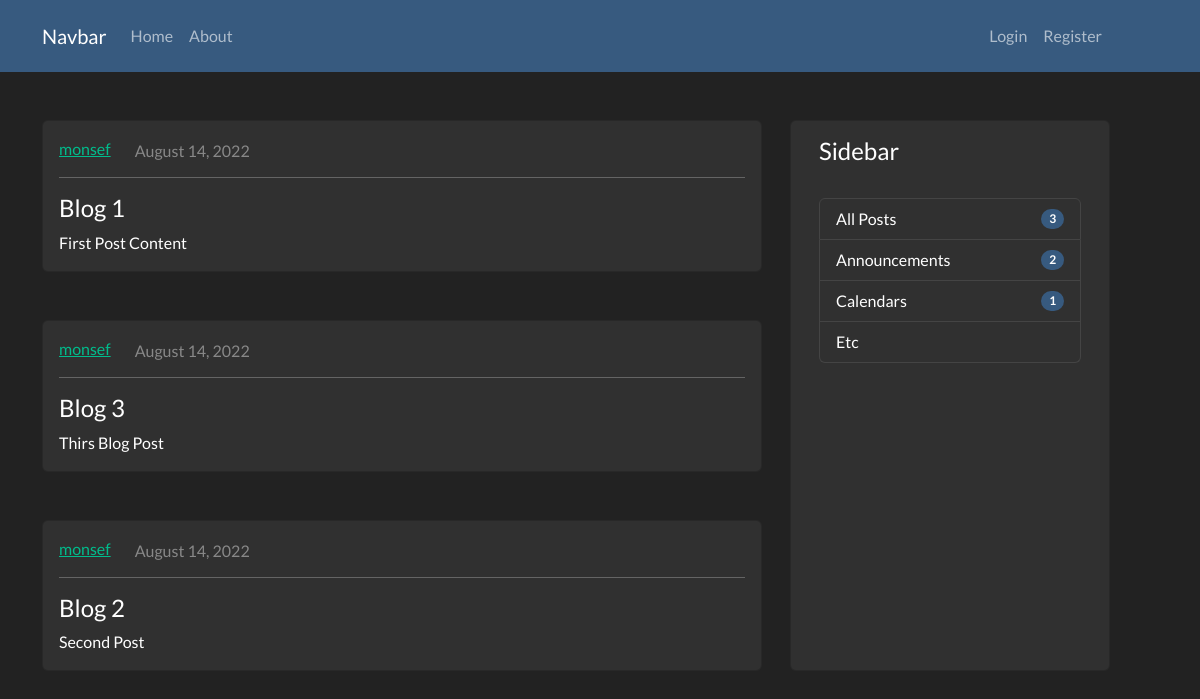
The page / on the database its author committed.
### blog/models.py (models this page shows, shortened)
class Post(models.Model):
    title = models.CharField(max_length=100)
    content = models.TextField()
    date_posted = models.DateTimeField(default=timezone.now)
    author = models.ForeignKey(User, on_delete=models.CASCADE)

### blog/views.py (the view)
# urls.py: path('', views.home, name='home'),
def home(request):
    context = {
        'posts': Post.objects.all(),
        'title': 'Home Page'
    }
    return render(request, 'blog/home.html', context)

### blog/templates/blog/home.html
{% extends 'blog/base.html' %}
{% block content %}
{% for post in posts %}
<div class="card mt-5 me-3">
  <div class="card-body">
    <div class="d-flex flex-row">
        <a href="#" class="card-link pe-4">{{ post.author }}</a>
        <h6 class="card-subtitle pt-2 text-muted">{{ post.date_posted|date:"F d, Y" }}</h6>
    </div>
    <hr />
    <h4>{{ post.title }}</h4>
    <p class="card-text">{{ post.content }}</p>
  </div>
</div>
{% endfor %}
{% endblock content %}

### blog/templates/blog/base.html (shortened to what this page needs)
{% load static %}
<!DOCTYPE html>
<html lang="en">
<head>
  <link rel="stylesheet" type="text/css" href="{% static 'style/darkly.css' %}">
</head>
<body>
  <nav class="navbar navbar-expand-lg navbar-dark bg-primary">
    <div class="container">
      <a class="navbar-brand" href="{% url 'home' %}">Navbar</a>
      <div class="collapse navbar-collapse" id="navbarSupportedContent">
        <ul class="navbar-nav me-auto mb-2 mb-lg-0">
          <li class="nav-item">
            <a class="nav-link" href={% url 'home' %}>Home</a>
          </li>
          <li class="nav-item">
            <a class="nav-link" href="{% url 'about' %}">About</a>
          </li>
        </ul>
        <div class="d-flex me-5">
          <ul class="navbar-nav me-auto mb-2 mb-lg-0">
            <li class="nav-item">
              <a class="nav-link" href="#">Login</a>
            </li>
            <li class="nav-item">
              <a class="nav-link" href="{% url 'register' %}">Register</a>
            </li>
          </ul>
        </div>
      </div>
    </div>
  </nav>
  <main role="main" class="container">
    <div class="row">
      <div class="col-md-8">
        {% block content %}{% endblock content %}
      </div>
      <div class="card mt-5" style="max-width: 20rem;">
        <div class="card-body">
          <h4 class="card-title pb-4">Sidebar</h4>
          <ul class="list-group">
            <li class="list-group-item d-flex justify-content-between align-items-center">
              All Posts
              <span class="badge bg-primary rounded-pill">{{ posts.count }}</span>
            </li>
            <li class="list-group-item d-flex justify-content-between align-items-center">
              Announcements
              <span class="badge bg-primary rounded-pill">2</span>
            </li>
            <li class="list-group-item d-flex justify-content-between align-items-center">
              Calendars
              <span class="badge bg-primary rounded-pill">1</span>
            </li>
            <li class="list-group-item d-flex justify-content-between align-items-center">
              Etc
            </li>
          </ul>
        </div>
      </div>
    </div>
  </main>
</body>
</html>

### rows shown on the page
Post: author "monsef", date_posted "August 14, 2022", title "Blog 1", content "First Post Content"
Post: author "monsef", date_posted "August 14, 2022", title "Blog 3", content "Thirs Blog Post"
Post: author "monsef", date_posted "August 14, 2022", title "Blog 2", content "Second Post"

### other values the page prints
{{ posts.count }} "3"
